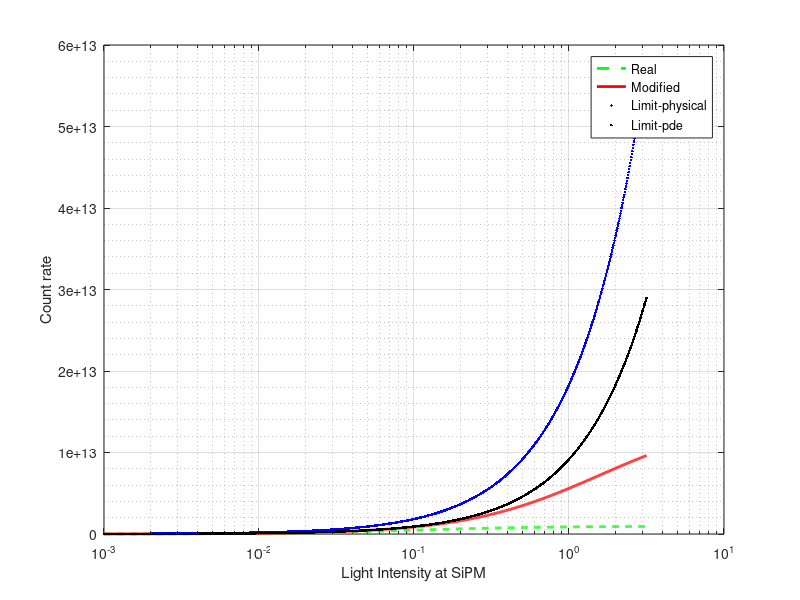

MATLAB code to generate this figure:
clear all; close all; clc;

L = logspace(-3,0.5,1000);
h = 6.63e-34; %physical_constant("PlanchNumber");
c = 3e8;
lambda = 405e-9;

deadtime = 1.5e-8;
Ep = h * c / lambda;
A = (3e-3)^2;
pde = 0.5;%*10^-4.135;
T  = 1;%e-9;
N = 14410;

my_alpha   = A * pde / (N*Ep);

my_count1   = N * my_alpha   * T * L ./ (1 + my_alpha   * deadtime * L);
deadtime = 1e-9;
%N = 14410;
fprintf("d/N is %3.2e", deadtime/N);
my_alpha   = A * pde / (N*Ep);
my_count2   = N * my_alpha   * T * L ./ (1 + my_alpha   * deadtime * L);
physical_limit = L * A * T / Ep;


figure();
semilogx(L,my_count1,'g--','linewidth',2);
hold on;
semilogx(L,my_count2,'r-', 'linewidth',2);
semilogx(L,physical_limit,'b.','linewidth',2);
semilogx(L,physical_limit*pde,'k.','linewidth',2);
legend("Real", "Modified", "Limit-physical", "Limit-pde");
grid on; grid minor;
xlabel("Light Intensity at SiPM");
ylabel("Count rate");